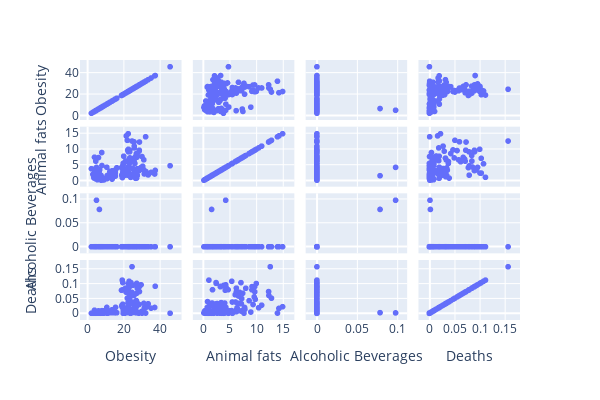

The notebook cell saved with this chart:
### Code cell
px.scatter_matrix(
fat_quantity_clean,
dimensions=[
"Obesity",
"Animal fats",
"Alcoholic Beverages",
# "petal_width",
"Deaths",
],
# color="species",
width=600,
height=400
)

### Figure 1 — Plotly figure (JSON) as saved in the notebook; plotly's stock layout.template omitted (floating-point values rounded to 4 significant figures; data arrays with more than 128 entries replaced by an {"elided": "..."} marker saying what was removed)
{"data": [{"dimensions": [{"axis": {"matches": true}, "label": "Obesity", "values": {"elided": "154 float values"}}, {"axis": {"matches": true}, "label": "Animal fats", "values": {"elided": "154 float values"}}, {"axis": {"matches": true}, "label": "Alcoholic Beverages", "values": {"elided": "154 float values"}}, {"axis": {"matches": true}, "label": "Deaths", "values": {"elided": "154 float values"}}], "hovertemplate": "%{xaxis.title.text}=%{x}<br>%{yaxis.title.text}=%{y}<extra></extra>", "legendgroup": "", "marker": {"color": "#636efa", "symbol": "circle"}, "name": "", "showlegend": false, "type": "splom"}], "layout": {"dragmode": "select", "height": 400, "legend": {"tracegroupgap": 0}, "margin": {"t": 60}, "width": 600}}
